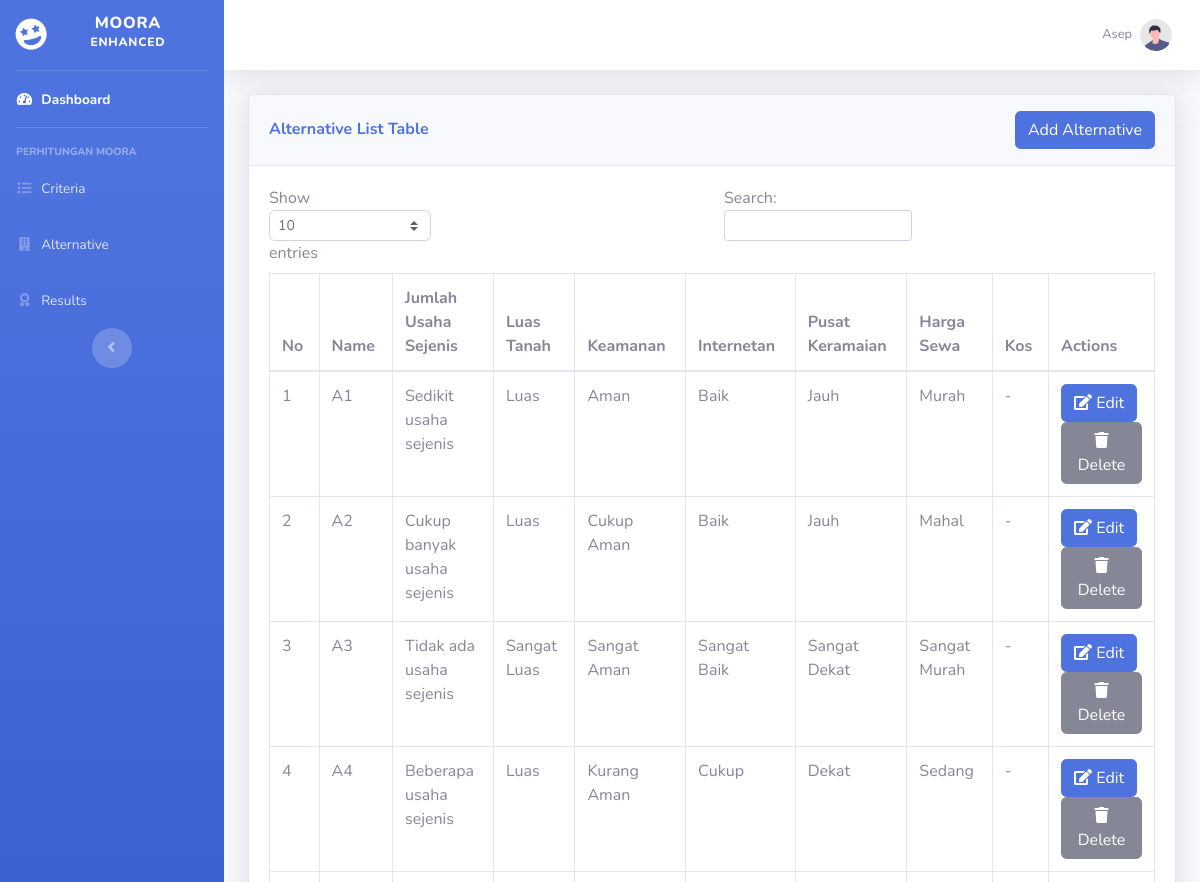
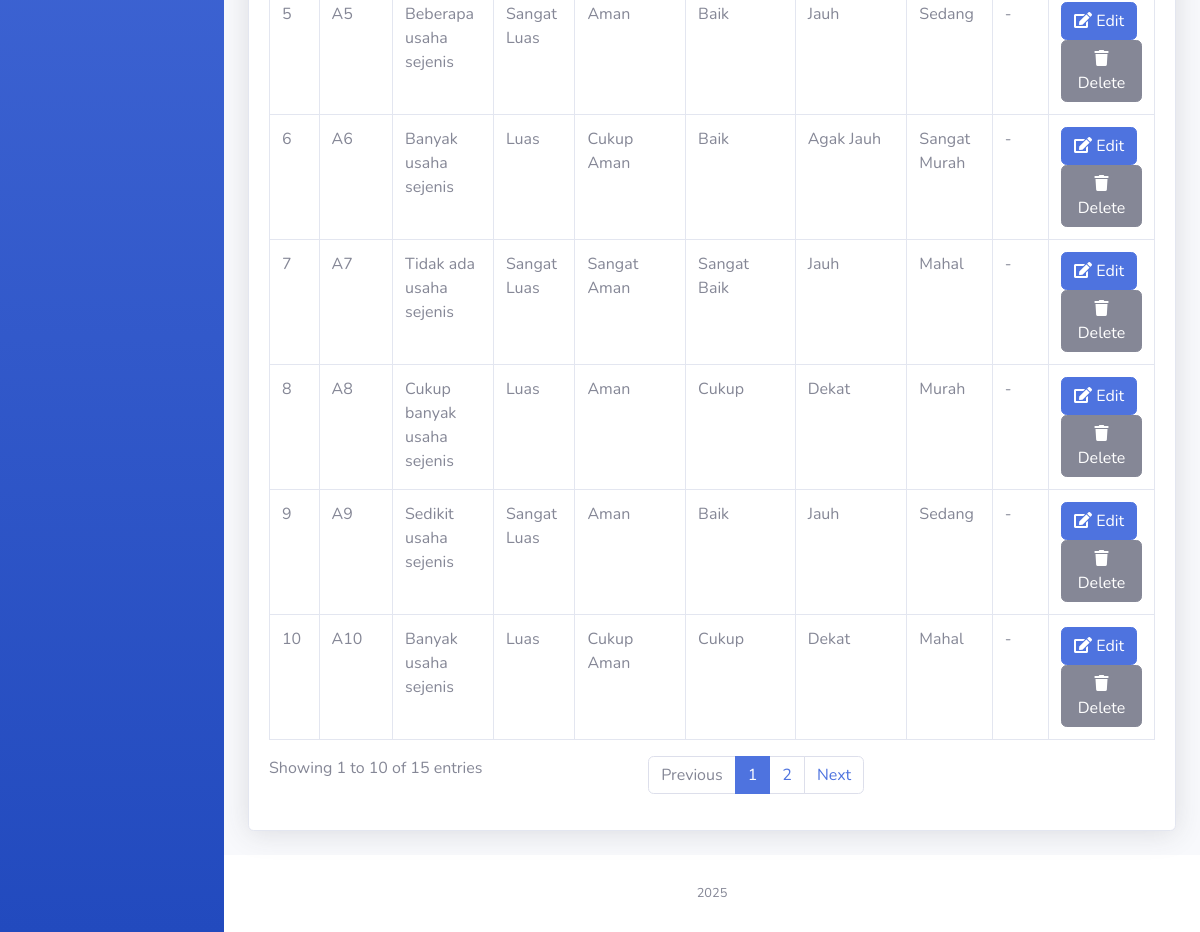
The page /pages/alternatives.php (signed in) on the database its author committed (2 pictures, top to bottom).
### tables this page shows
CREATE TABLE `criteria` (
  `id` int(11) NOT NULL,
  `code` varchar(10) NOT NULL,
  `name` varchar(100) NOT NULL,
  `description` text DEFAULT NULL,
  `type` enum('Cost','Benefit') NOT NULL,
  `weight` decimal(5,2) NOT NULL
);

CREATE TABLE `alternatives` (
  `id` int(11) NOT NULL,
  `name` varchar(100) NOT NULL
);

CREATE TABLE `subcriteria` (
  `id` int(11) NOT NULL,
  `criterion_id` int(11) NOT NULL,
  `subkriteria` text NOT NULL,
  `description` text DEFAULT NULL,
  `score` int(11) DEFAULT NULL
);

### pages/alternatives.php (the view, shortened to what this page needs)
<?php
include '../includes/header.php';
include '../includes/db.php';
?>
<div class="card shadow mb-4">
    <div class="card-header py-3 d-flex justify-content-between align-items-center">
        <h6 class="m-0 font-weight-bold text-primary">
            Alternative List Table
        </h6>
        <button onclick="location.href='add_alternative.php'" class="btn btn-primary">Add Alternative</button>
    </div>
    <div class="card-body">
        <div class="table-responsive">
            <table
                class="table table-bordered"
                id="dataTable"
                width="100%"
                cellspacing="0">
                <thead>
                    <tr>
                        <th>No</th>
                        <th>Name</th>
                        <?php
                        $sql_criteria = "SELECT * FROM criteria";
                        $result_criteria = $conn->query($sql_criteria);
                        if ($result_criteria->num_rows > 0) {
                            while ($row = $result_criteria->fetch_assoc()) {
                                echo "<th>{$row['name']}</th>";
                            }
                        }
                        ?>
                        <th>Actions</th>
                    </tr>
                </thead>
                <tbody>
                    <?php
                    $sql_alternatives = "SELECT * FROM alternatives";
                    $result_alternatives = $conn->query($sql_alternatives);
                    $no = 1;
                    if ($result_alternatives->num_rows > 0) {
                        while ($row = $result_alternatives->fetch_assoc()) {
                            echo "<tr>
                        <td>{$no}</td>
                        <td>{$row['name']}</td>";
                            $sql_values = "SELECT * FROM alternative_values WHERE alternative_id = " . $row['id'];
                            $result_values = $conn->query($sql_values);
                            $values = [];
                            if ($result_values->num_rows > 0) {
                                while ($value_row = $result_values->fetch_assoc()) {
                                    $values[$value_row['criterion_id']] = $value_row['value'];
                                }
                            }
                            $sql_criteria = "SELECT * FROM criteria";
                            $result_criteria = $conn->query($sql_criteria);
                            if ($result_criteria->num_rows > 0) {
                                while ($criterion = $result_criteria->fetch_assoc()) {
                                    $subcriteria_sql = "SELECT * FROM subcriteria WHERE criterion_id = " . $criterion['id'];
                                    $subcriteria_result = $conn->query($subcriteria_sql);
                                    $subcriteria_display = '-';
                                    if ($subcriteria_result->num_rows > 0) {
                                        while ($subrow = $subcriteria_result->fetch_assoc()) {
                                            if (isset($values[$criterion['id']]) && $values[$criterion['id']] == $subrow['score']) {
                                                $subcriteria_display = $subrow['subkriteria'];
                                                break;
                                            }
                                        }
                                    }
                                    echo "<td>{$subcriteria_display}</td>";
                                }
                            }
                            echo "<td>
                        <a href='edit_alternative.php?id={$row['id']}' class='btn btn-primary'> <i class='fas fa-edit'></i> Edit</a>
                        <button class='btn btn-secondary' data-toggle='modal' data-target='#deleteModal{$row['id']}'> <i class='fas fa-trash'></i> Delete</button>
                      </td>
                      </tr>";
                            $no++;
                        }
                    } else {
                        echo "<tr><td colspan='10'>No data available</td></tr>";
                    }
                    ?>
                </tbody>
            </table>
        </div>
    </div>
</div>
<?php include '../includes/sidebar.php'; ?>

### rows shown on the page
criteria: name "Jumlah Usaha Sejenis", subcriteria.subkriteria "Sedikit usaha sejenis", subcriteria.subkriteria "Cukup banyak usaha sejenis", subcriteria.subkriteria "Tidak ada usaha sejenis", subcriteria.subkriteria "Beberapa usaha sejenis", subcriteria.subkriteria "Banyak usaha sejenis"
criteria: name "Luas Tanah", subcriteria.subkriteria "Luas", subcriteria.subkriteria "Sangat Luas"
criteria: name "Keamanan", subcriteria.subkriteria "Aman", subcriteria.subkriteria "Cukup Aman", subcriteria.subkriteria "Sangat Aman", subcriteria.subkriteria "Kurang Aman"
criteria: name "Internetan", subcriteria.subkriteria "Baik", subcriteria.subkriteria "Sangat Baik", subcriteria.subkriteria "Cukup"
criteria: name "Pusat Keramaian", subcriteria.subkriteria "Jauh", subcriteria.subkriteria "Sangat Dekat", subcriteria.subkriteria "Dekat", subcriteria.subkriteria "Agak Jauh"
criteria: name "Harga Sewa", subcriteria.subkriteria "Murah", subcriteria.subkriteria "Mahal", subcriteria.subkriteria "Sangat Murah", subcriteria.subkriteria "Sedang"
criteria: name "Kos", subcriteria_display "-"
alternatives: name "A1"
alternatives: name "A2"
alternatives: name "A3"
alternatives: name "A4"
alternatives: name "A5"
alternatives: name "A6"
alternatives: name "A7"
alternatives: name "A8"
alternatives: name "A9"
alternatives: name "A10"

### other values the page prints
$_SESSION['name'] "Asep"
